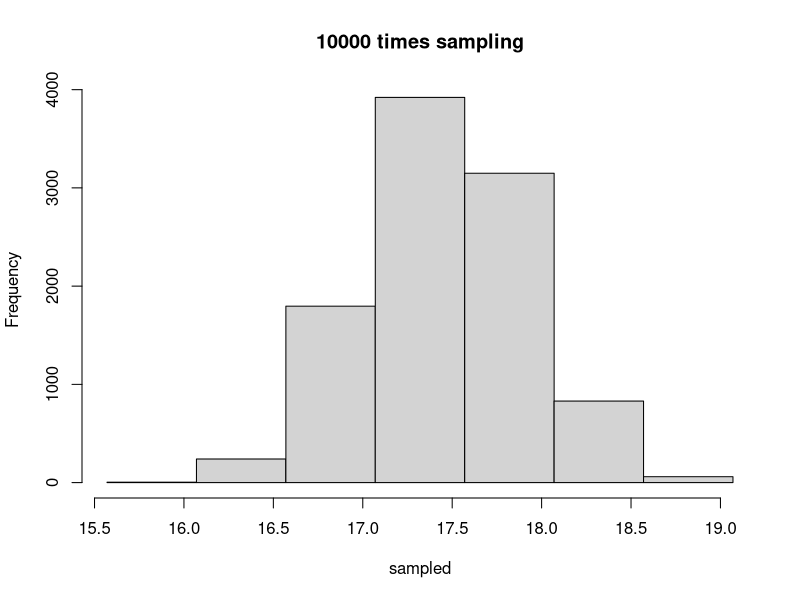
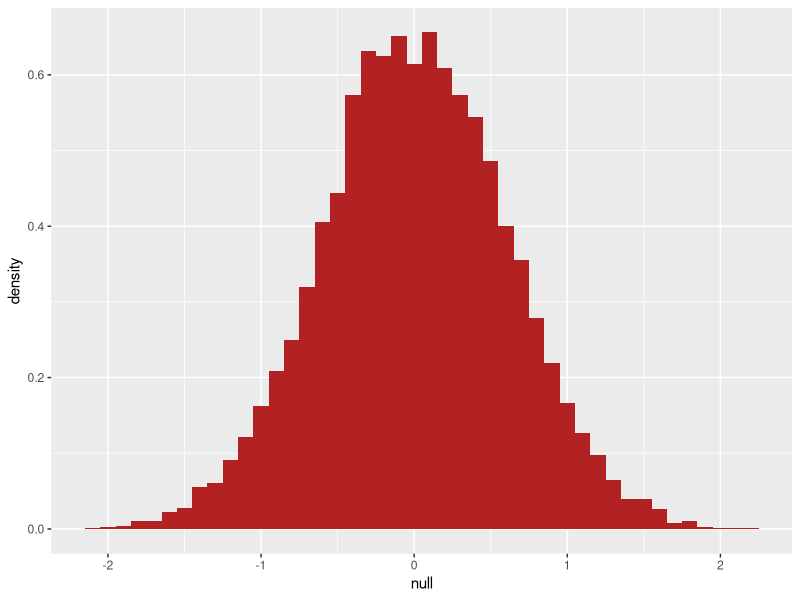
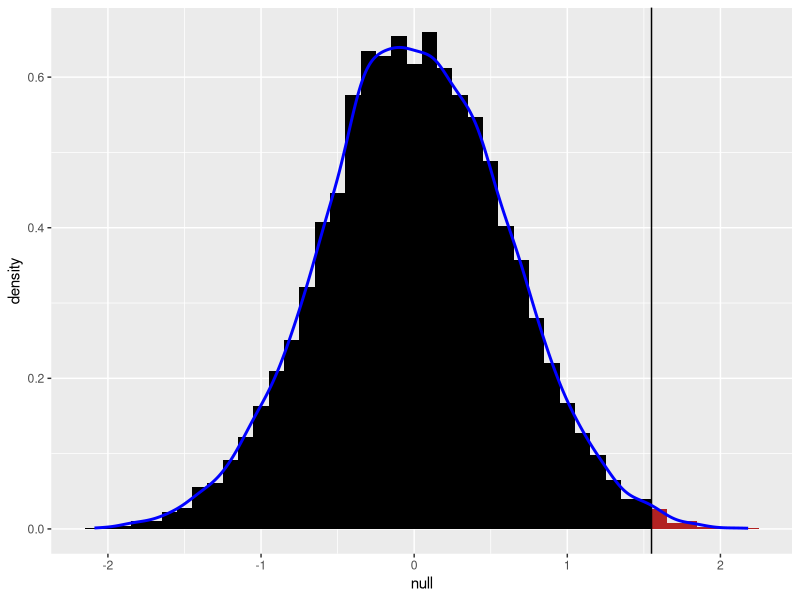

Reproduce these figures in R, in order.
## ---- chunk 1
knitr::opts_chunk$set(echo = FALSE)
## ---- chunk 2
library(tidyverse)
## ---- chunk 3
set.seed(1)

cond <- rep(c("control", "treatment"), each = 12)

cont <- round(runif(12, min=15, max=20) , 2)
treat <- round(runif(12, min=20, max=25) , 2)

dataweight <- data.frame(condition = cond, weight = c(cont, treat))
## ---- chunk 4
m <- dataweight %>%
  group_by(condition) %>%
  slice(1:6)

m

mMean <- m %>%
          summarize(mean = mean(weight))
## ---- chunk 5
sampled <- replicate(10000, mean(sample(cont, 6)))

hist(sampled, main = "10000 times sampling", breaks = seq(min(sampled)-0.5,max(sampled)+0.5,0.5))
#abline(v = mean(cont) )
## ---- chunk 6
population <- round(runif(100, min=15, max=20) , 2)

n <- 10000
null <- vector("numeric",n)
for (i in 1:n) {
control <- sample(population,10)
treatment <- sample(population,10)
null[i] <- mean(treatment) - mean(control)
}

nullplot <- data.frame(null = null)

nullplot <- nullplot %>% mutate(group2 = case_when(
    null >= 1.55 ~ "treat",
    T ~ "cont"
    ))
ggplot(mapping = aes(x=null, y = ..density..))+
  geom_histogram(data = nullplot , fill = "firebrick" , binwidth = 0.1)

## ---- chunk 7
#- pnorm(q = 1.55)
p1 <- ggplot(mapping = aes(x=null, y = ..density..))+
  geom_histogram(data = nullplot , fill = "firebrick" , binwidth = 0.1)+
  geom_histogram(data = nullplot %>% filter(group2 %in% "cont"), alpha = 1, fill = "black", binwidth = 0.1)+
  geom_vline(data = nullplot, xintercept = 1.55)+
  geom_density(data = nullplot, color = "blue", size = 1)

p1
